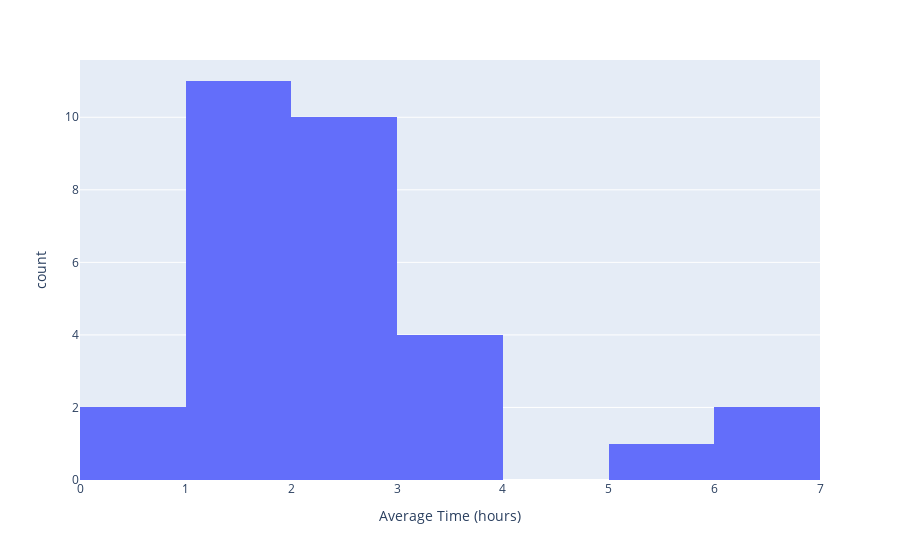

This figure's notebook cell:
### Code cell
px.histogram(df, x = "Average Time (hours)")

### Figure 1 — Plotly figure (JSON) as saved in the notebook; plotly's stock layout.template omitted (floating-point values rounded to 4 significant figures)
{"data": [{"alignmentgroup": "True", "bingroup": "x", "hovertemplate": "Average Time (hours)=%{x}<br>count=%{y}<extra></extra>", "legendgroup": "", "marker": {"color": "#636efa", "pattern": {"shape": ""}}, "name": "", "offsetgroup": "", "orientation": "v", "showlegend": false, "type": "histogram", "x": [1.5, 2, 3.5, 1.5, 2.5, 6, 3.5, 1.25, 2, 0.5, 5, 6, 1, 2, 2, 2.5, 2, 1, 1.5, 2.5, 1.5, 3, 3.5, 2, 2.5, 1.5, 1, 1, 1, 0.5], "xaxis": "x", "yaxis": "y"}], "layout": {"barmode": "relative", "legend": {"tracegroupgap": 0}, "margin": {"t": 60}, "xaxis": {"anchor": "y", "domain": [0, 1], "title": {"text": "Average Time (hours)"}}, "yaxis": {"anchor": "x", "domain": [0, 1], "title": {"text": "count"}}}}
